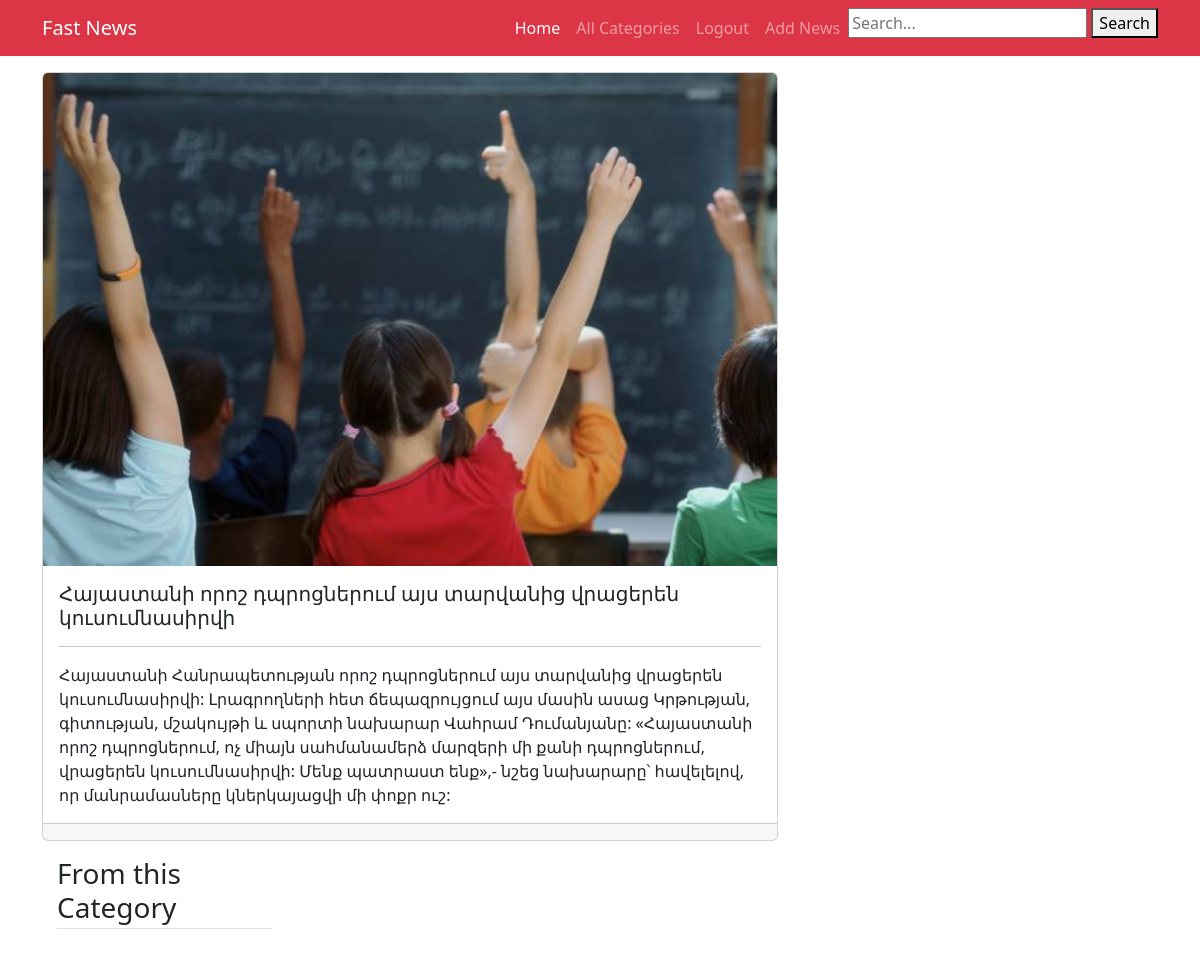
Screenshot of /task/10/ (signed in) with the database file from the repository.
### main/models.py (models this page shows, shortened)
class News(models.Model):
    category = models.ManyToManyField(Category)
    title = models.CharField(max_length=300)
    image = models.ImageField(upload_to='imgs/')
    detail = models.TextField()
    add_time = models.DateTimeField(auto_now_add=True)
    class Meta:
        verbose_name_plural = 'News'

### main/views.py (the view)
# urls.py: path('task/<str:pk>/', DescriptionDetail.as_view(), name='task'),
class DescriptionDetail(DetailView):
    model = News

### main/templates/main/news_detail.html (shortened to what this page needs)
{% extends 'base.html' %}
{% block content %}
        {% if user.is_authenticated %}
    <main class="container mt-3 mb-5">
        <div class="row my-3">
            <div class="col-md-8">
                <div class="card mb-3">
                    <img src="/media/{{ news.image }}" class="card-img-top" alt="{{ news.title }}">
                    <div class="card-body">
                        <h5 class="card-title">{{ news.title }}</h5>
                        <hr/>
                        <p class="card-text">{{ news.detail }}</p>
                    </div>
                    <div class="card-footer">
                    </div>
                </div>
                <div class="col-md-4">
                    <h3 class="mb-3 border-bottom pb-1">From this Category</h3>
                </div>
            </div>
    </main>
        {% endif %}
{% endblock %}

### rows the page displays
News: image (picture), title "Հայաստանի որոշ դպրոցներում այս տարվանից վրացերեն կուսումնասիրվի", detail "Հայաստանի Հանրապետության որոշ դպրոցներում այս տարվանից վրացերեն կուսումնասիրվի: Լրագրողների հետ ճեպազրույցում այս մասին ասաց Կրթության, գիտության, մշակույթի և սպորտի նախարար Վահրամ Դումանյանը: «Հայաստանի որոշ դպրոցներում, ոչ միայն սահմանամերձ մարզերի մի քանի դպրոցներում, վրացերեն կուսումնասիրվի: Մենք պատրաստ ենք»,- նշեց նախարարը՝ հավելելով, որ մանրամասները կներկայացվի մի փոքր ուշ:"
